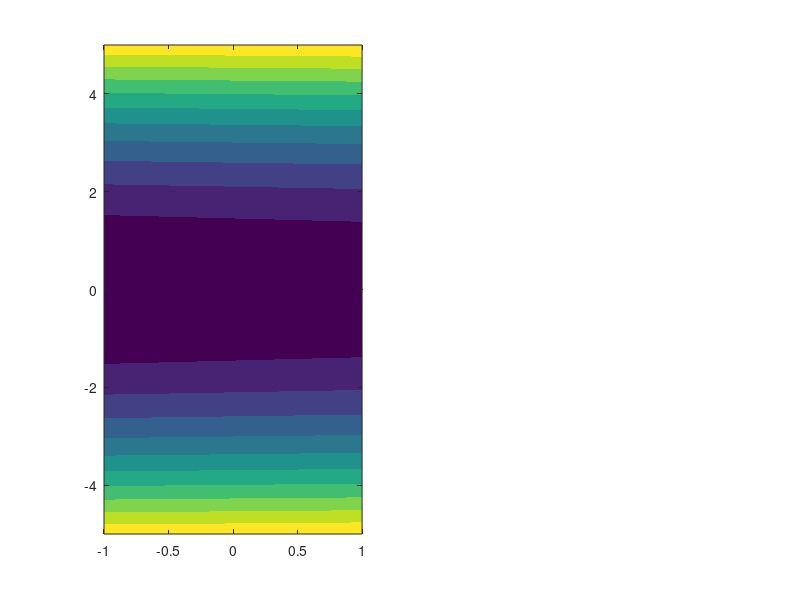

Recreate this plot in MATLAB. (Note: this script raises an error after producing the figure.)
%close all
%clear all
Np = 50;
q1_plot = linspace(-1,1,Np);
q2_plot = linspace(0,.1,Np);
p1_plot = linspace(-5,5,Np);
p2_plot = linspace(-.1,.1,Np);

[Q1,P1] = meshgrid(q1_plot,p1_plot);
[Q2,P2] = meshgrid(q2_plot,p2_plot);

m1 = .1;
m2 = .05;
g = 9.81;
k_p = 100;
q1d = 1;

H1_a = (P1.^2)/(2*m1) + g*m1.*Q1;
H2_a = (P2.^2)/(2*m2) + g*m2.*Q1;
H1_c = (P2.^2)/(2*m2) + (k_p/2).*((Q1-q1d).^2);
%
figure(1);
subplot(121)
    [~,h] = contourf(Q1,P1,H1_a);
    set(h,'linestyle','none');
    hold on
    plotHarc(x(:,1),jnom,x(:,3),[],modificatorF,modificatorJ);
    hold off
%
subplot(122)
    [~,h] = contourf(Q2,P2,H2_a);
    set(h,'linestyle','none');
    hold on
    plotHarc(x(:,2),jnom,x(:,4),[],modificatorF,modificatorJ);
    hold off
%

%% Save things in .dat
dataH1_a = [ Q1(:) P1(:) H1_a(:) ];
save H1_a.dat dataH1_a -ASCII
%
dataH2_a = [ Q1(:) P1(:) H2_a(:) ];
save H2_a.dat dataH2_a -ASCII
%
dataH1_c = [ Q1(:) P1(:) H1_c(:) ];
save H1_c.dat dataH1_c -ASCII

figure(2)
for i = 1:k_it%size(gain)
    Hit = (P1.^2)/(2*m1) + 10*k_it(i).*(Q1.^2);
    clf
    surf(Q1,P1,Hit)
    xlim([-1,1])
    ylim([-5,5])
    zlim([0,200])
    view([30,45])
    drawnow
    pause(0.1)
end